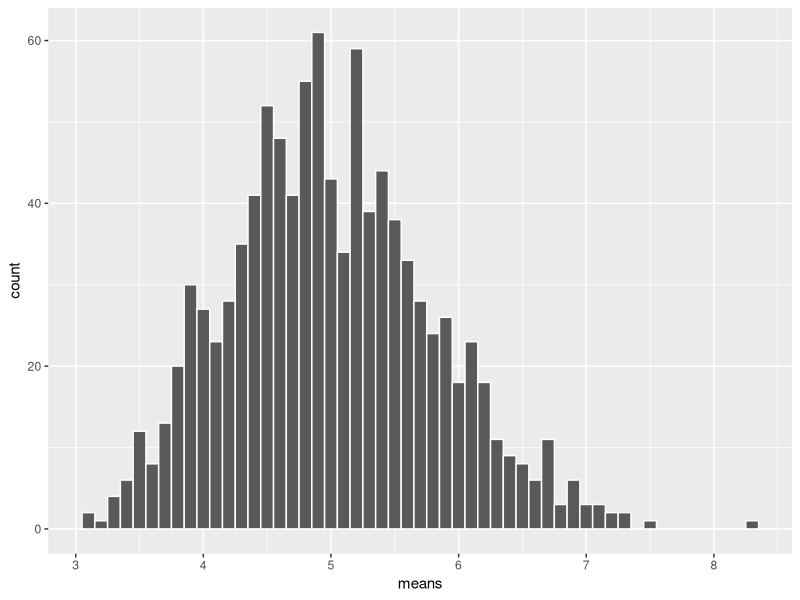
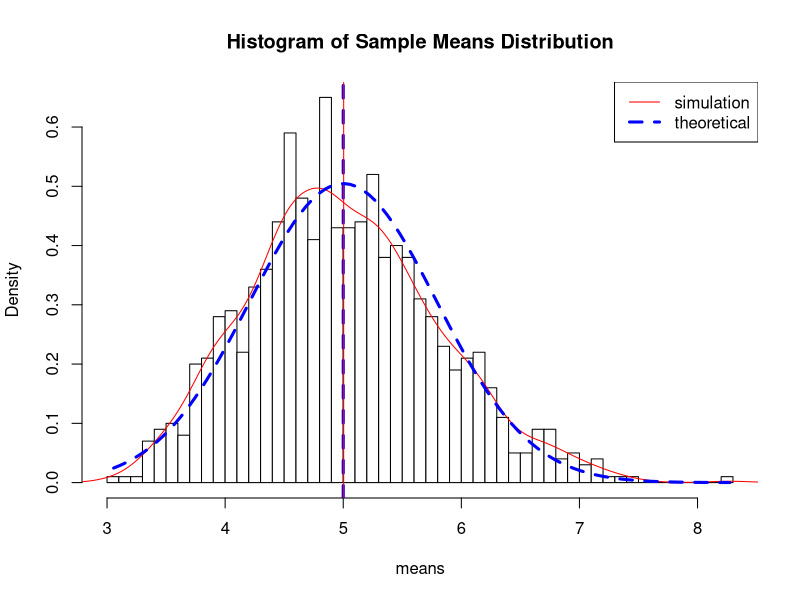

The R script that drew these images, in order:
## ---- chunk 1
echo= TRUE  # make scripts visible to others
## ---- chunk 2
library(ggplot2)
# simulation constants
lambda <- 0.2
n <- 40
sim_num<- 1000 #simulation number

# set the seed to reproduce simluation sample values
set.seed(5523028)

# run the simulation in 1000*40 matrix
exp_dist <- matrix(data= rexp(n*sim_num, lambda),nrow= sim_num)
exp_dist_mean <- data.frame(means = apply(exp_dist, 1, mean))

# histrogram of simulation results
ggplot(exp_dist_mean, aes(means)) +  stat_bin(binwidth=0.1, color = 'white') 

## ---- chunk 3
t_mean <- 1/lambda #theoretical Mean
s_mean <- mean(exp_dist_mean$means) #simulation Mean

t_mean 

s_mean
## ---- chunk 4
t_var <- (1/lambda/sqrt(n))^2 #theoretical variance
s_var <- var(exp_dist_mean$means) #simulation variance

t_var

s_var
## ---- chunk 5
# plot histogram 
hist(exp_dist_mean$mean, breaks=50, prob=TRUE,
     main = "Histogram of Sample Means Distribution", xlab="means", col="white")
# density of the averages of samples
lines(density(exp_dist_mean$mean), col="red")
# samples and theoretical center of distribution
abline(v = c(1/lambda, mean(exp_dist_mean$means)), col = c("blue","red"), lty=c(2,1), lwd=c(3, 1))
# theoretical density of the averages of samples
xfit <- seq(min(exp_dist_mean$mean), max(exp_dist_mean$mean), length=100)
yfit <- dnorm(xfit, mean=1/lambda, sd=(1/lambda/sqrt(n)))
lines(xfit, yfit, pch=22, col="blue", lty=2, lwd = 3)
# add legend
legend('topright', c("simulation", "theoretical"), lty=c(1,2),lwd=c(1, 3), col=c("red", "blue"))
